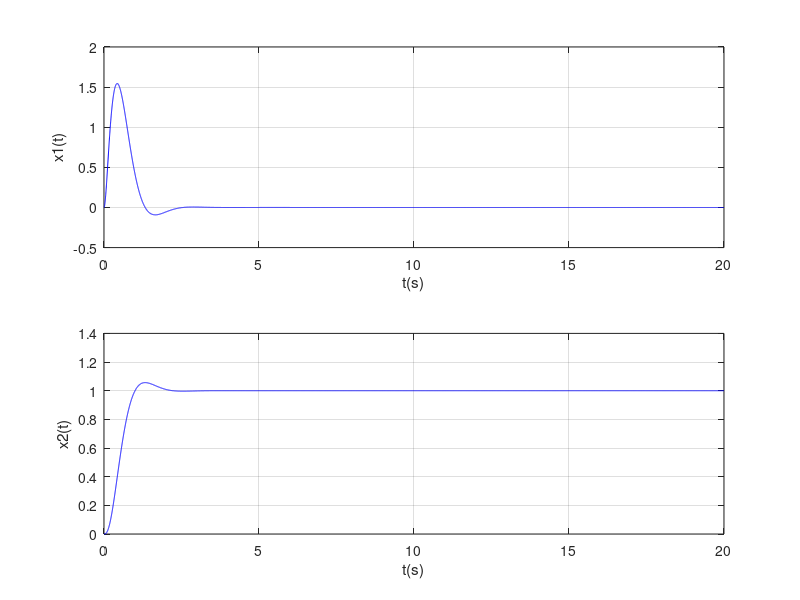
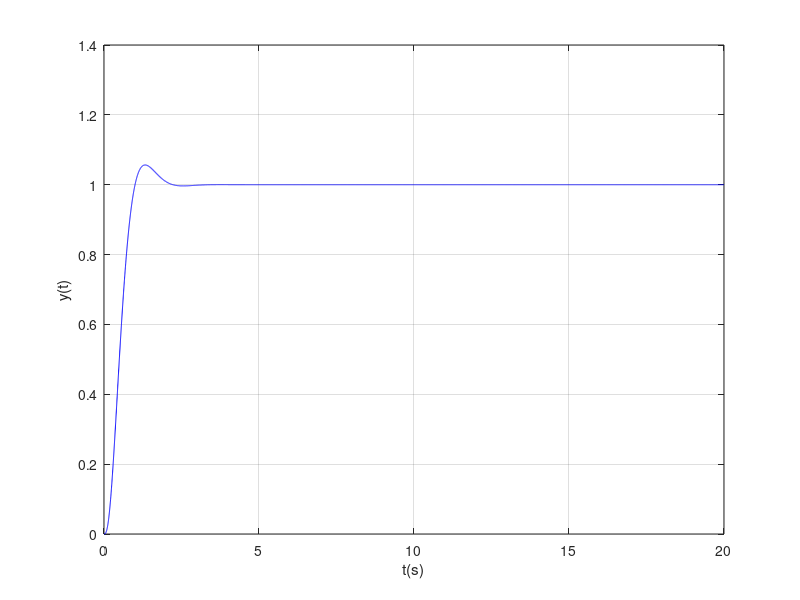

The MATLAB source for these figures, in order: (Note: this script raises an error after producing the figures.)
%% P1
clear all
close all
clc

format compact
s = tf('s');
A = [-0.2 -1;1 0]; B=[0.5 0]'; C=[0 1]; D=0; x0 = [0 0]';
s_hat =0.06;
ts1 = 2;
Mr = ctrb(A,B);
rho_Mr = rank(Mr)
zeta = abs(log(s_hat))/sqrt(pi^2+(log(s_hat))^2)
wn = log((1/100)^(-1))/(zeta*ts1);

lambda1 = -wn*zeta +j*wn*sqrt(1-zeta^2);
lambda2 = -wn*zeta -j*wn*sqrt(1-zeta^2);
lambda3 = -5*zeta*wn;
lambda_des = [lambda1 lambda2 lambda3]

Aaug = [0 -C;zeros(2,1) A]; 
Baug = [0 ;B];
Br = [1 ;zeros(2,1)];
Caug = [0 C];
% now i can get kaug 
kaug = acker(Aaug,Baug,lambda_des)
kq = kaug(1)
kx=kaug(2:end)

A_tildeaug = [0 -C;-B*kq A-B*kx]; B_tildeaug= Br; C_tildeaug =[0 C];
sys = ss(A_tildeaug,B_tildeaug,C_tildeaug,0);
tsim = linspace(0,20,10000);
[y,t,x_aug]= step(sys,tsim);

figure(1)
subplot(211), plot(t,x_aug(:,2),'b')
hold on , zoom on, grid on, xlabel('t(s)'), ylabel('x1(t)')
subplot(212)
plot(t,x_aug(:,3),'b')
grid on , zoom on, hold on,  xlabel('t(s)'), ylabel('x2(t)')

figure(2)
plot(t,y,'b')
grid on , zoom on, hold on,  xlabel('t(s)'), ylabel('y(t)')


% settling time ok , overshoot ok 
%% P2
clear all
close all
clc

format compact 
s=tf('s');
x0 = [-0.5;0];A=[-0.2 -1;1 0];B=[0.5 0]';C=[0 1];D=0;
zeta = 0.67;
wn=3.45;
Mr = ctrb(A,B);
rho_Mr= rank(Mr);
lambda1 = -zeta*wn+j*wn*sqrt(1-zeta^2);
lambda2 = -zeta*wn-j*wn*sqrt(1-zeta^2);
%n=2 --> only 2 lambdas
lambdas = [lambda1 lambda2]
k = acker(A,B,lambdas)
sysN = ss(A-B*k,B,C,D);
N=1/dcgain(sysN)
%now do observer
Mo = obsv(A,C);
rho_Mo = rank(Mo)
lambda_obsv_des = [-zeta*wn -zeta*wn]*5
L = acker(A',C',lambda_obsv_des)';
Ai=[A (-B*k);(L*C) (A-B*k-L*C)];
Bi = [B; B]*N;Ci = [C zeros(1,2)];
sys =ss(Ai,Bi,Ci,0);

x0hat=[0;0];
% simulation to get the rest 
tsim = linspace(0,20,10000);
usim = ones(size(tsim));

[y,t,xi]=lsim(sys,usim,tsim,[x0;x0hat]);
%now plot
r = stepinfo(sys,"SettlingTimeThreshold"',0.02)
figure(1)
plot(t,y,'b'), grid on, zoom on, hold on,xlabel('t(s)'),ylabel('y(t)')

%%    check!!!!!!!!!!!
clear all 
close all
clc
format compact 
A = [-0.2 -1;1 0]; B =[0 1]';x0 = [1 0.5]';D = 0;
Mr = ctrb(A,B);
rho_Mr = rank(Mr)
sys = ss(A,B,B',D);
[y,t,x] = initial(sys,x0);
normx = sqrt(x(:,1).^2+x(:,2).^2);
figure(1),
plot(t,normx), grid on, zoom on, xlabel('t(s)'),ylabel('normx2')

tolreg = 1e-5;
tregdes=0.8;
lambda=log(tolreg/norm(x0))/tregdes
lambda1 = lambda
lambda2 = 100*lambda1
lambdades =[lambda1 lambda2];
k =place(A,B,lambdades)

%%
clear all
close all
clc

format compact
s= tf('s');
A= [-1 0;0 10]; B=[1 1]';C=[1 0];D=0;
H = tf(ss(A,B,C,D));
lambdaA= eig(A)

Mr = ctrb(A,B); rhoMr = rank(Mr)
Mo = obsv(A,C); rhoMo = rank(Mo)

%% 
clear all
close all
clc

format compact
s= tf('s');
A= [-1 0;0 10]; B=[1;1];C=[1 0];D=0;
k = [0 11]; N= -0.1;
sys = ss(A-B*k,B*N,C,D);
tsim = linspace(0,20,10000);
[y,t,x] = step(sys,tsim);

figure(1)
plot(t,y,'g','linew',1.5)
grid on, hold on, zoom on
xlabel('t(s)'),ylabel('y(t)')

shat = (max(y)-y(end))/y(end);
r = stepinfo(sys)

%now PART 2
x0 =[0 0]';
Ai = A-B*k;
Bi = B*N;
r = 1/(s+1);
Y= minreal(zpk(C*inv(s*eye(2)-Ai)*(x0+Bi*r)));
[numy,deny]=tfdata(Y,'v');
[r,p]=residue(numy,deny)
